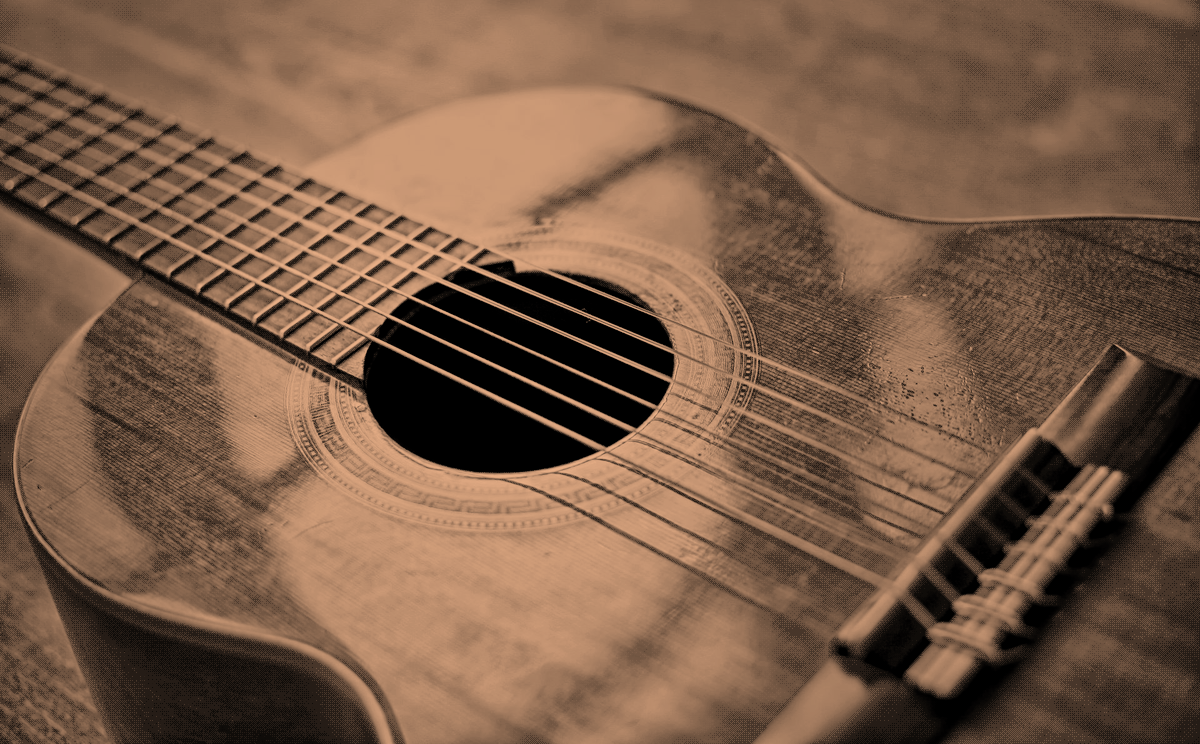
#> input picture assets/treated/acoustic-guitar.png, 1200 x 744 px
$ python -i deprecated_treat_instrument.py   (imports and definitions only)
#> lines starting #> are read from the running program, lines starting #| are printed output that depends on the picture
#> further down, picture is the input picture: PIL image 1200x744 RGB; mean R, G, B 120.7, 90.9, 70.1
#!/usr/bin/env python3
"""Deprecated image/video treatment retained for existing Bayer manifests.

Requires Pillow: python3 -m pip install 'Pillow>=10.1,<13'
Videos also require FFmpeg with the libvpx-vp9 encoder.
Run offline, before publishing assets; no image processing in HTTP requests.
"""

import argparse
import math
import shutil
import subprocess
import tempfile
from functools import lru_cache
from pathlib import Path
from typing import Callable

from PIL import Image, ImageColor, ImageEnhance, ImageOps

if __package__:
    from .experimental_reticle import rank_cell, reticle_indices
    from .deprecated_rosa_reticle import DEFAULT_SEED, FAMILIES, rosa_indices
else:
    from experimental_reticle import rank_cell, reticle_indices
    from deprecated_rosa_reticle import DEFAULT_SEED, FAMILIES, rosa_indices


BAYER_4 = (
    (0, 8, 2, 10),
    (12, 4, 14, 6),
    (3, 11, 1, 9),
    (15, 7, 13, 5),
)


# Explicit 5×7 glyphs keep thin strokes intact at native resolution. Their
# increasing ink coverage is the tonal ramp, rather than a repeating wallpaper.
ASCII_GLYPHS = (
    ("00000", "00100", "00100", "00000", "00100", "00100", "00000"),  # :
    ("00000", "00100", "00100", "11111", "00100", "00100", "00000"),  # +
    ("00000", "10101", "01110", "11111", "01110", "10101", "00000"),  # *
    ("01010", "01010", "11111", "01010", "11111", "01010", "01010"),  # #
)


# [77 lines left out: functions ascii_masks, ascii_tones, ascii_indices, not called in this run]


def treat_image(
    image: Image.Image,
    *,
    shadow: str = "#000000",
    highlight: str = "#f29191",
    levels: int = 8,
    strength: float = 0.35,
    width: int = 1200,
    contrast: float = 1.1,
    gamma: float = 1.0,
    pattern: str = "bayer",
    ascii_cell: int = 24,
    reticle_cell: int = 16,
    rosa_family: str = "islands",
    rosa_scale: int = 16,
    rosa_seed: int = DEFAULT_SEED,
) -> Image.Image:
    """Resize first, then quantize luminance and map it onto an sRGB palette.

    Bayer strength scales the threshold by one quantization step. ASCII
    strength controls reconstruction of shadows from complete tonal glyphs.
    Experimental reticle uses ranked crossing strokes; strength 1 gives full
    tonal coverage. Zero gives plain posterization in every mode.
    Output has at most `levels` opaque colors. Transparent input is composited
    onto the shadow color. No crop or automatic per-image normalization.
    """
#> called with shadow = '#000000', highlight = '#f29191', levels = 8, strength = 0.35, width = 1200, contrast = 1.1, gamma = 1, pattern = 'bayer'
    if not 2 <= levels <= 256:
        raise ValueError("levels must be between 2 and 256")
    if not math.isfinite(strength) or not 0 <= strength <= 1:
        raise ValueError("strength must be between 0 and 1")
    if width < 1:
        raise ValueError("width must be positive")
    if any(not math.isfinite(value) or value <= 0 for value in (contrast, gamma)):
        raise ValueError("contrast and gamma must be finite and positive")
    if pattern not in ("bayer", "ascii", "reticle", "rosa-reticle"):
        raise ValueError("pattern must be bayer, ascii, reticle, or rosa-reticle")
    if pattern == "reticle":
        rank_cell(reticle_cell)
    if not 8 <= ascii_cell <= 64:
        raise ValueError("ascii_cell must be between 8 and 64 pixels")

    dark = ImageColor.getrgb(shadow)
    light = ImageColor.getrgb(highlight)
    if len(dark) != 3 or len(light) != 3:
        raise ValueError("shadow and highlight must be opaque RGB colors")
    oriented = ImageOps.exif_transpose(image).convert("RGBA")
    background = Image.new("RGBA", oriented.size, (*dark, 255))
    rgb = Image.alpha_composite(background, oriented).convert("RGB")
    if rgb.width > width:
        height = max(1, round(rgb.height * width / rgb.width))
        rgb = rgb.resize((width, height), Image.Resampling.LANCZOS)

    gray = ImageEnhance.Contrast(ImageOps.grayscale(rgb)).enhance(contrast)
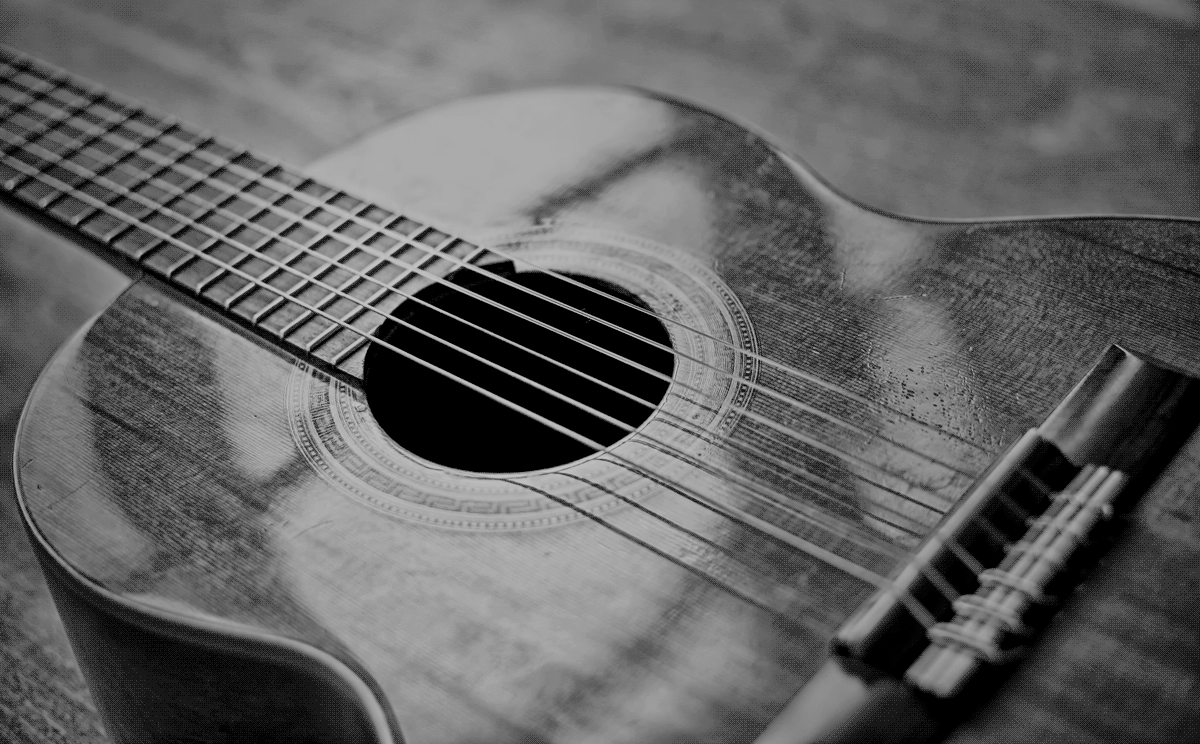
#> gray: PIL image 1200x744 L; min 0, max 194, mean 97.7
    gamma_lut = [(value / 255) ** (1 / gamma) for value in range(256)]
    palette = [
        tuple(round(a + (b - a) * index / (levels - 1)) for a, b in zip(dark, light))
        for index in range(levels)
    ]
    if pattern in ("ascii", "reticle", "rosa-reticle"):
        if pattern == "rosa-reticle":
            indices_image = rosa_indices(gray, gamma_lut, levels, strength,
                                         family=rosa_family, scale=rosa_scale, seed=rosa_seed)
        elif pattern == "reticle":
            indices_image = reticle_indices(gray, gamma_lut, levels, strength, reticle_cell)
        else:
            indices_image = ascii_indices(gray, gamma_lut, levels, strength, ascii_cell)
        output = Image.frombytes("P", gray.size, indices_image.tobytes())
        output.putpalette([channel for color in palette for channel in color])
        return output.convert("RGB")
    # Translate whole row slices instead of doing Python work per video pixel.
    tables = []
    for row in BAYER_4:
        tables.append([
            bytes(max(0, min(levels - 1, math.floor(
                value * (levels - 1) + ((threshold + 0.5) / 16 - 0.5) * strength + 0.5
            ))) for value in gamma_lut)
            for threshold in row
        ])
    luminance = gray.tobytes()
    indices = bytearray(len(luminance))
    for y in range(gray.height):
        start, end = y * gray.width, (y + 1) * gray.width
        for x in range(4):
            indices[start + x:end:4] = luminance[start + x:end:4].translate(tables[y % 4][x])
    output = Image.frombytes("P", gray.size, bytes(indices))
#> output: PIL image 1200x744 P; every value is 0
    output.putpalette([channel for color in palette for channel in color])
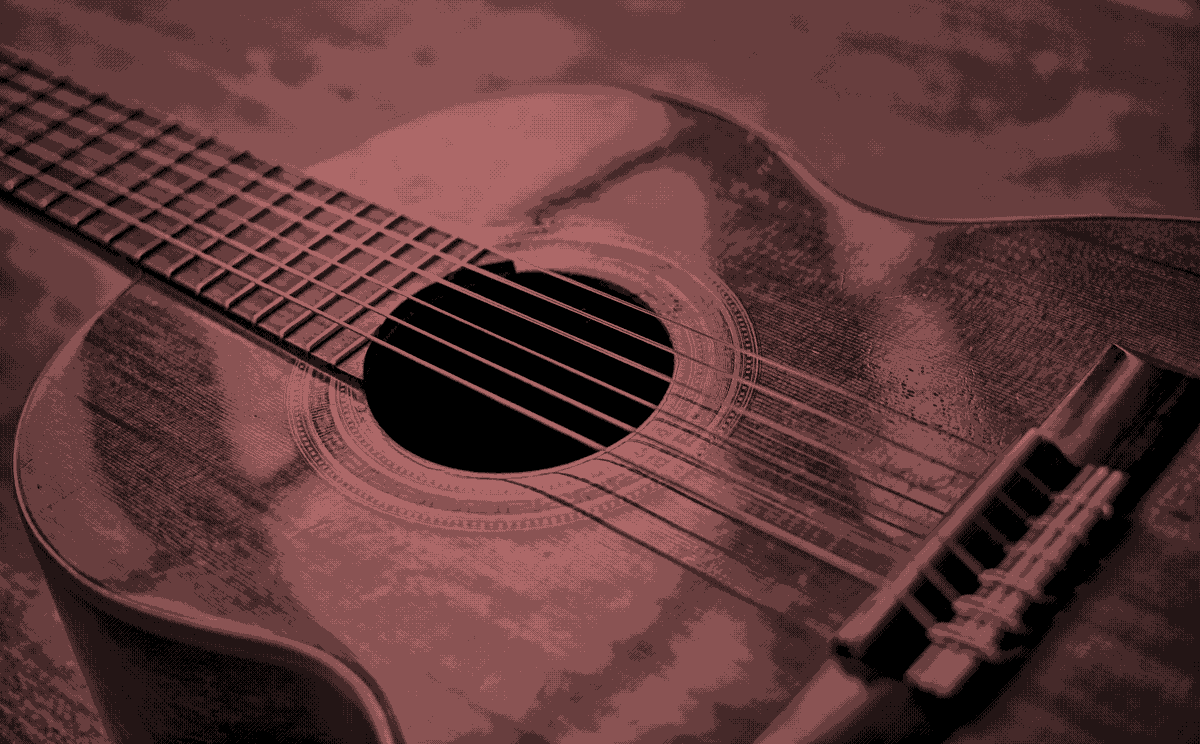
#> output: PIL image 1200x744 P; mean R, G, B 92.9, 55.6, 55.6
    return output.convert("RGB")


# [146 lines left out: functions treat_video, main, not called in this run]


# [2 lines not run here, left out]

>>> from PIL import Image
>>> picture = Image.open('../assets/treated/acoustic-guitar.png')
>>> result = treat_image(picture)

$ run again, on assets/treated/family_electric_keys.png
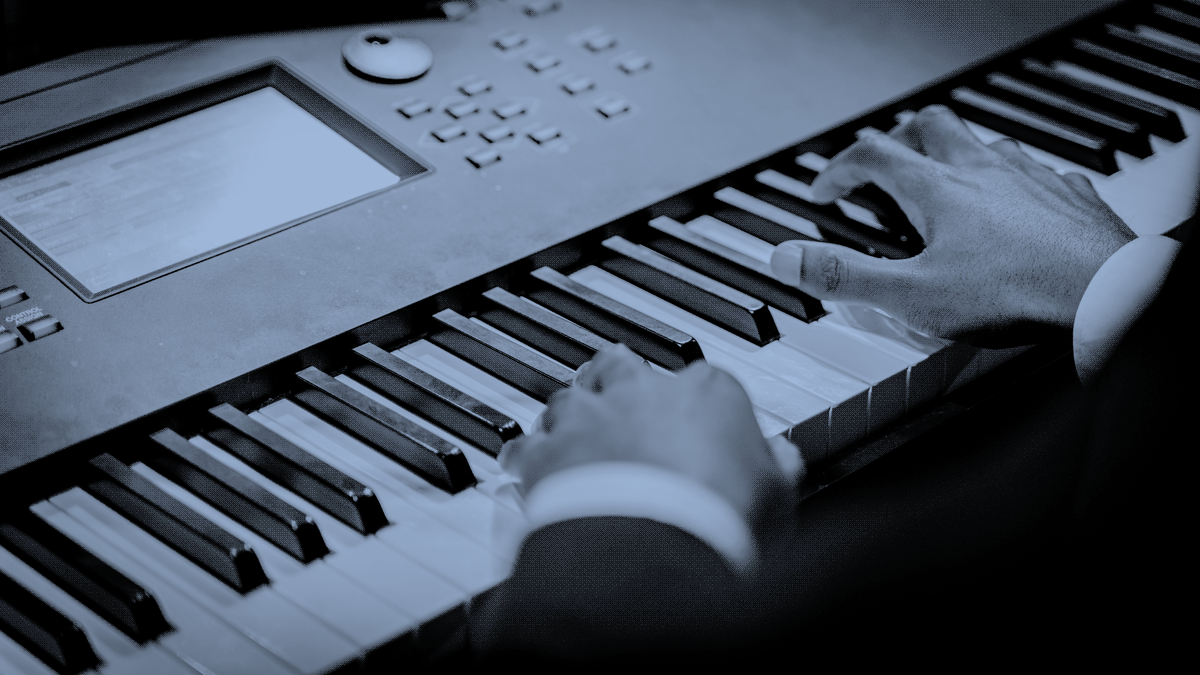
#> input picture assets/treated/family_electric_keys.png, 1200 x 675 px
#> picture is the input picture: PIL image 1200x675 RGB; mean R, G, B 71.3, 82.1, 97.3
#> in treat_image, `gray = ImageEnhance.Contrast(ImageOps.grayscale(rgb)).enhance(contrast)`:
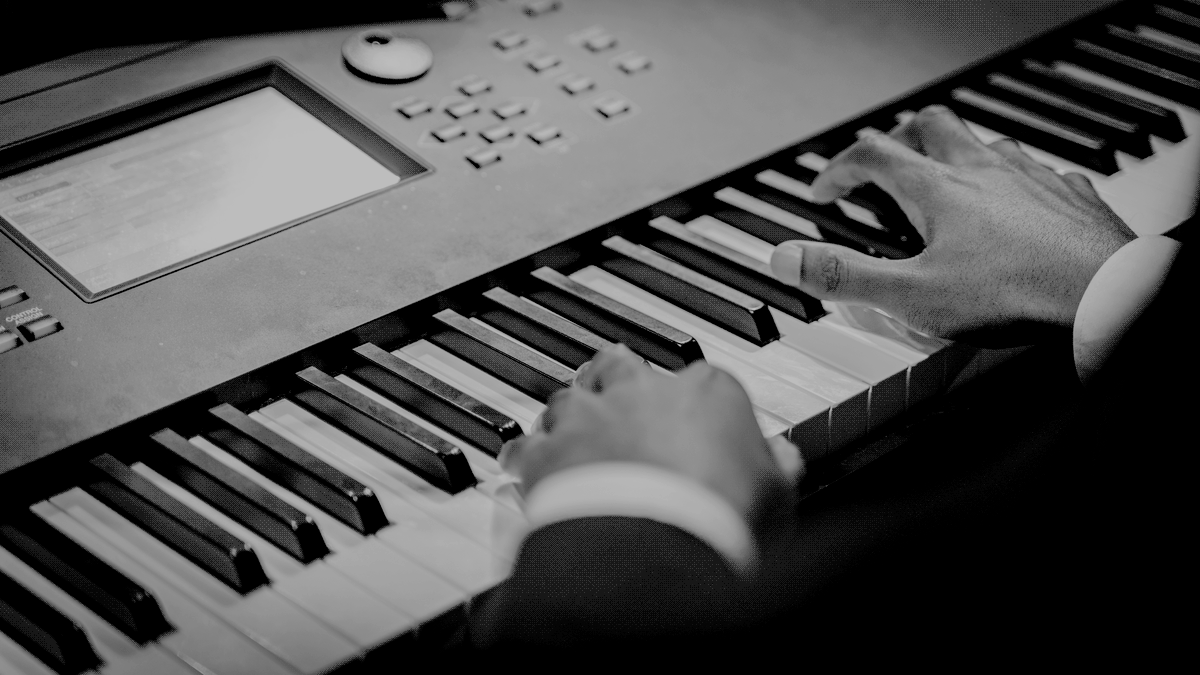
#> gray: PIL image 1200x675 L; min 0, max 189, mean 82
#> in treat_image, `output.putpalette([channel for color in palette for channel in color])`:
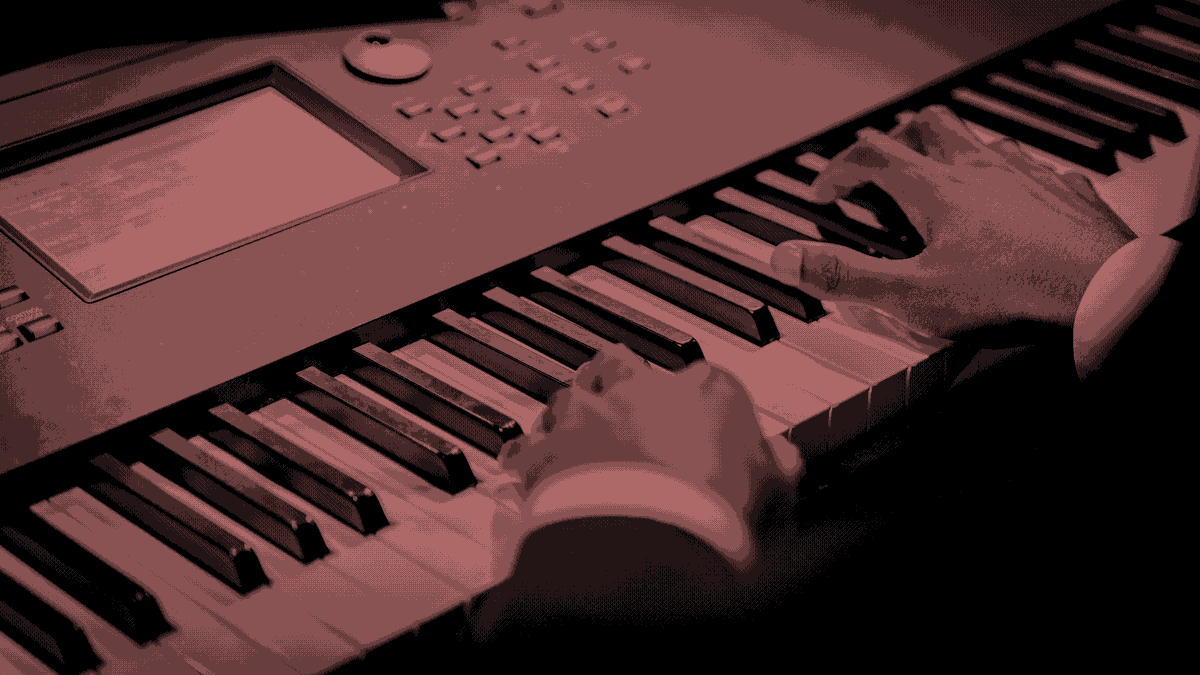
#> output: PIL image 1200x675 P; mean R, G, B 77.5, 46.5, 46.5
